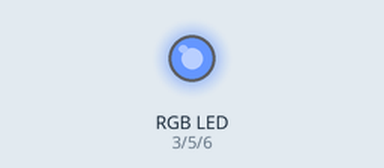
This sketch was run on a simulated Arduino Uno, built with avr-gcc and run on an emulated ATmega328P. On the bench: an RGB LED mixed from three pins (HIGH = lit).

Above: at 0.05 s.
At 0.15 s:
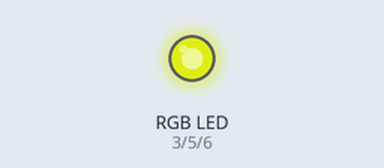
Timing chart, 0 to 3.0 s (numbered marks = the images above):
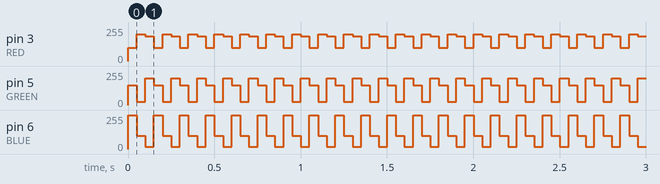

The sketch:

rgbled.ino
```cpp
int RED = 3;
int GREEN = 5;
int BLUE = 6;

void setup() {
    pinMode(RED, OUTPUT);
    pinMode(GREEN, OUTPUT);
    pinMode(BLUE, OUTPUT);
}

void flashColor(int red, int green, int blue) {
    analogWrite(RED, red);
    analogWrite(GREEN, green);
    analogWrite(BLUE, blue);
    delay(50);
}

void loop() {
    flashColor(100, 150, 255);
    flashColor(200, 25, 100);
    flashColor(187, 201, 17);
}
```

Measured:
- by itself, pin 3 (RED): repeats every 0.15 s: 200/255 0.05 s, 187/255 0.05 s, 100/255 0.05 s
- by itself, pin 5 (GREEN): repeats every 0.15 s: 25/255 0.05 s, 201/255 0.05 s, 150/255 0.05 s
- by itself, pin 6 (BLUE): repeats every 0.15 s: 100/255 0.05 s, 17/255 0.05 s, 255/255 0.05 s
